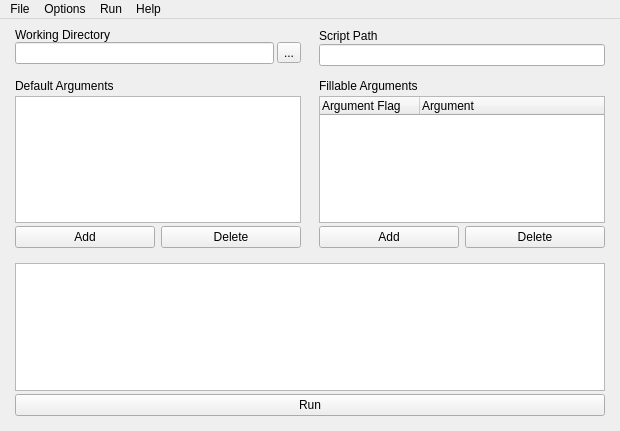
<?xml version="1.0" encoding="UTF-8"?>
<ui version="4.0">
 <class>MainWindow</class>
 <widget class="QMainWindow" name="MainWindow">
  <property name="geometry">
   <rect>
    <x>0</x>
    <y>0</y>
    <width>620</width>
    <height>431</height>
   </rect>
  </property>
  <property name="minimumSize">
   <size>
    <width>620</width>
    <height>431</height>
   </size>
  </property>
  <property name="windowTitle">
   <string notr="true">GreenScriptr</string>
  </property>
  <property name="documentMode">
   <bool>false</bool>
  </property>
  <widget class="QWidget" name="centralwidget">
   <property name="minimumSize">
    <size>
     <width>0</width>
     <height>0</height>
    </size>
   </property>
   <layout class="QGridLayout" name="gridLayout">
    <item row="0" column="0">
     <layout class="QGridLayout" name="directoryMainLayout">
      <property name="leftMargin">
       <number>6</number>
      </property>
      <property name="rightMargin">
       <number>6</number>
      </property>
      <property name="bottomMargin">
       <number>6</number>
      </property>
      <property name="horizontalSpacing">
       <number>3</number>
      </property>
      <property name="verticalSpacing">
       <number>0</number>
      </property>
      <item row="1" column="0">
       <widget class="QLineEdit" name="directoryLineEdit">
        <property name="enabled">
         <bool>true</bool>
        </property>
        <property name="baseSize">
         <size>
          <width>0</width>
          <height>0</height>
         </size>
        </property>
        <property name="focusPolicy">
         <enum>Qt::FocusPolicy::ClickFocus</enum>
        </property>
        <property name="text">
         <string/>
        </property>
        <property name="frame">
         <bool>true</bool>
        </property>
       </widget>
      </item>
      <item row="0" column="0">
       <widget class="QLabel" name="directoryLabel">
        <property name="sizePolicy">
         <sizepolicy hsizetype="Preferred" vsizetype="Fixed">
          <horstretch>0</horstretch>
          <verstretch>0</verstretch>
         </sizepolicy>
        </property>
        <property name="frameShape">
         <enum>QFrame::Shape::NoFrame</enum>
        </property>
        <property name="text">
         <string>Working Directory</string>
        </property>
       </widget>
      </item>
      <item row="1" column="1">
       <widget class="QToolButton" name="fileSelectButton">
        <property name="text">
         <string>...</string>
        </property>
       </widget>
      </item>
     </layout>
    </item>
    <item row="0" column="1">
     <layout class="QGridLayout" name="scriptPathGridMainLayout">
      <property name="leftMargin">
       <number>6</number>
      </property>
      <property name="rightMargin">
       <number>6</number>
      </property>
      <property name="bottomMargin">
       <number>3</number>
      </property>
      <property name="verticalSpacing">
       <number>0</number>
      </property>
      <item row="0" column="0">
       <widget class="QLabel" name="scriptPathLabel">
        <property name="sizePolicy">
         <sizepolicy hsizetype="Preferred" vsizetype="Fixed">
          <horstretch>0</horstretch>
          <verstretch>0</verstretch>
         </sizepolicy>
        </property>
        <property name="text">
         <string>Script Path</string>
        </property>
       </widget>
      </item>
      <item row="1" column="0">
       <widget class="QLineEdit" name="scriptPathLineEdit">
        <property name="sizePolicy">
         <sizepolicy hsizetype="Expanding" vsizetype="Fixed">
          <horstretch>0</horstretch>
          <verstretch>0</verstretch>
         </sizepolicy>
        </property>
       </widget>
      </item>
     </layout>
    </item>
    <item row="1" column="0">
     <layout class="QGridLayout" name="defaultArgSubLayout">
      <property name="leftMargin">
       <number>6</number>
      </property>
      <property name="topMargin">
       <number>3</number>
      </property>
      <property name="rightMargin">
       <number>6</number>
      </property>
      <property name="bottomMargin">
       <number>6</number>
      </property>
      <property name="verticalSpacing">
       <number>3</number>
      </property>
      <item row="2" column="1">
       <widget class="QPushButton" name="defaultArgDeleteButton">
        <property name="text">
         <string>Delete</string>
        </property>
       </widget>
      </item>
      <item row="2" column="0">
       <widget class="QPushButton" name="defaultArgAddButton">
        <property name="text">
         <string>Add</string>
        </property>
       </widget>
      </item>
      <item row="0" column="0">
       <widget class="QLabel" name="defaultArgLabel">
        <property name="autoFillBackground">
         <bool>false</bool>
        </property>
        <property name="text">
         <string>Default Arguments</string>
        </property>
        <property name="textInteractionFlags">
         <set>Qt::TextInteractionFlag::NoTextInteraction</set>
        </property>
       </widget>
      </item>
      <item row="1" column="0" colspan="2">
       <widget class="QListWidget" name="defaultArgListWidget">
        <property name="sizePolicy">
         <sizepolicy hsizetype="Expanding" vsizetype="Expanding">
          <horstretch>0</horstretch>
          <verstretch>0</verstretch>
         </sizepolicy>
        </property>
        <property name="horizontalScrollBarPolicy">
         <enum>Qt::ScrollBarPolicy::ScrollBarAlwaysOff</enum>
        </property>
        <property name="dragDropMode">
         <enum>QAbstractItemView::DragDropMode::InternalMove</enum>
        </property>
       </widget>
      </item>
     </layout>
    </item>
    <item row="1" column="1">
     <layout class="QGridLayout" name="fillableMainLayout">
      <property name="leftMargin">
       <number>6</number>
      </property>
      <property name="topMargin">
       <number>3</number>
      </property>
      <property name="rightMargin">
       <number>6</number>
      </property>
      <property name="bottomMargin">
       <number>6</number>
      </property>
      <property name="verticalSpacing">
       <number>3</number>
      </property>
      <item row="2" column="1">
       <widget class="QPushButton" name="fillableArgDeleteButton">
        <property name="text">
         <string>Delete</string>
        </property>
       </widget>
      </item>
      <item row="1" column="0" colspan="2">
       <widget class="QTreeWidget" name="fillableArgTreeWidget">
        <column>
         <property name="text">
          <string>Argument Flag</string>
         </property>
        </column>
        <column>
         <property name="text">
          <string>Argument</string>
         </property>
        </column>
       </widget>
      </item>
      <item row="2" column="0">
       <widget class="QPushButton" name="fillableArgAddButton">
        <property name="text">
         <string>Add</string>
        </property>
       </widget>
      </item>
      <item row="0" column="0">
       <widget class="QLabel" name="fillableArgLabel">
        <property name="sizePolicy">
         <sizepolicy hsizetype="Preferred" vsizetype="Fixed">
          <horstretch>0</horstretch>
          <verstretch>0</verstretch>
         </sizepolicy>
        </property>
        <property name="text">
         <string>Fillable Arguments</string>
        </property>
       </widget>
      </item>
     </layout>
    </item>
    <item row="2" column="0" colspan="2">
     <layout class="QGridLayout" name="consoleOuputLayout">
      <property name="leftMargin">
       <number>6</number>
      </property>
      <property name="topMargin">
       <number>3</number>
      </property>
      <property name="rightMargin">
       <number>6</number>
      </property>
      <property name="bottomMargin">
       <number>6</number>
      </property>
      <property name="verticalSpacing">
       <number>3</number>
      </property>
      <item row="1" column="0">
       <widget class="QTextEdit" name="consoleOutputTextBox">
        <property name="readOnly">
         <bool>true</bool>
        </property>
       </widget>
      </item>
      <item row="2" column="0">
       <widget class="QPushButton" name="runButton">
        <property name="text">
         <string>Run</string>
        </property>
       </widget>
      </item>
     </layout>
    </item>
   </layout>
  </widget>
  <widget class="QMenuBar" name="menuBar">
   <property name="geometry">
    <rect>
     <x>0</x>
     <y>0</y>
     <width>620</width>
     <height>21</height>
    </rect>
   </property>
   <widget class="QMenu" name="menuFile">
    <property name="title">
     <string>File</string>
    </property>
    <addaction name="actionNew"/>
    <addaction name="actionNew_Window"/>
    <addaction name="actionOpen"/>
    <addaction name="actionSave"/>
    <addaction name="actionSave_As"/>
    <addaction name="separator"/>
    <addaction name="actionExit"/>
   </widget>
   <widget class="QMenu" name="menuRun">
    <property name="title">
     <string>Run</string>
    </property>
    <addaction name="actionRun"/>
    <addaction name="actionRun_and_Exit"/>
   </widget>
   <widget class="QMenu" name="menuHelp">
    <property name="title">
     <string>Help</string>
    </property>
    <addaction name="actionManual"/>
   </widget>
   <widget class="QMenu" name="menuOptions">
    <property name="title">
     <string>Options</string>
    </property>
    <addaction name="actionAlways_on_Top"/>
   </widget>
   <addaction name="menuFile"/>
   <addaction name="menuOptions"/>
   <addaction name="menuRun"/>
   <addaction name="menuHelp"/>
  </widget>
  <action name="actionNew">
   <property name="text">
    <string>New</string>
   </property>
  </action>
  <action name="actionNew_Window">
   <property name="text">
    <string>New Window</string>
   </property>
  </action>
  <action name="actionOpen">
   <property name="text">
    <string>Open...</string>
   </property>
  </action>
  <action name="actionSave">
   <property name="text">
    <string>Save</string>
   </property>
  </action>
  <action name="actionSave_As">
   <property name="text">
    <string>Save As...</string>
   </property>
  </action>
  <action name="actionExit">
   <property name="text">
    <string>Exit</string>
   </property>
  </action>
  <action name="actionRun">
   <property name="text">
    <string>Run</string>
   </property>
  </action>
  <action name="actionRun_and_Exit">
   <property name="text">
    <string>Run and Exit</string>
   </property>
  </action>
  <action name="actionManual">
   <property name="text">
    <string>Manual</string>
   </property>
  </action>
  <action name="actionAlways_on_Top">
   <property name="checkable">
    <bool>true</bool>
   </property>
   <property name="text">
    <string>Always on Top</string>
   </property>
  </action>
 </widget>
 <resources/>
 <connections/>
</ui>
